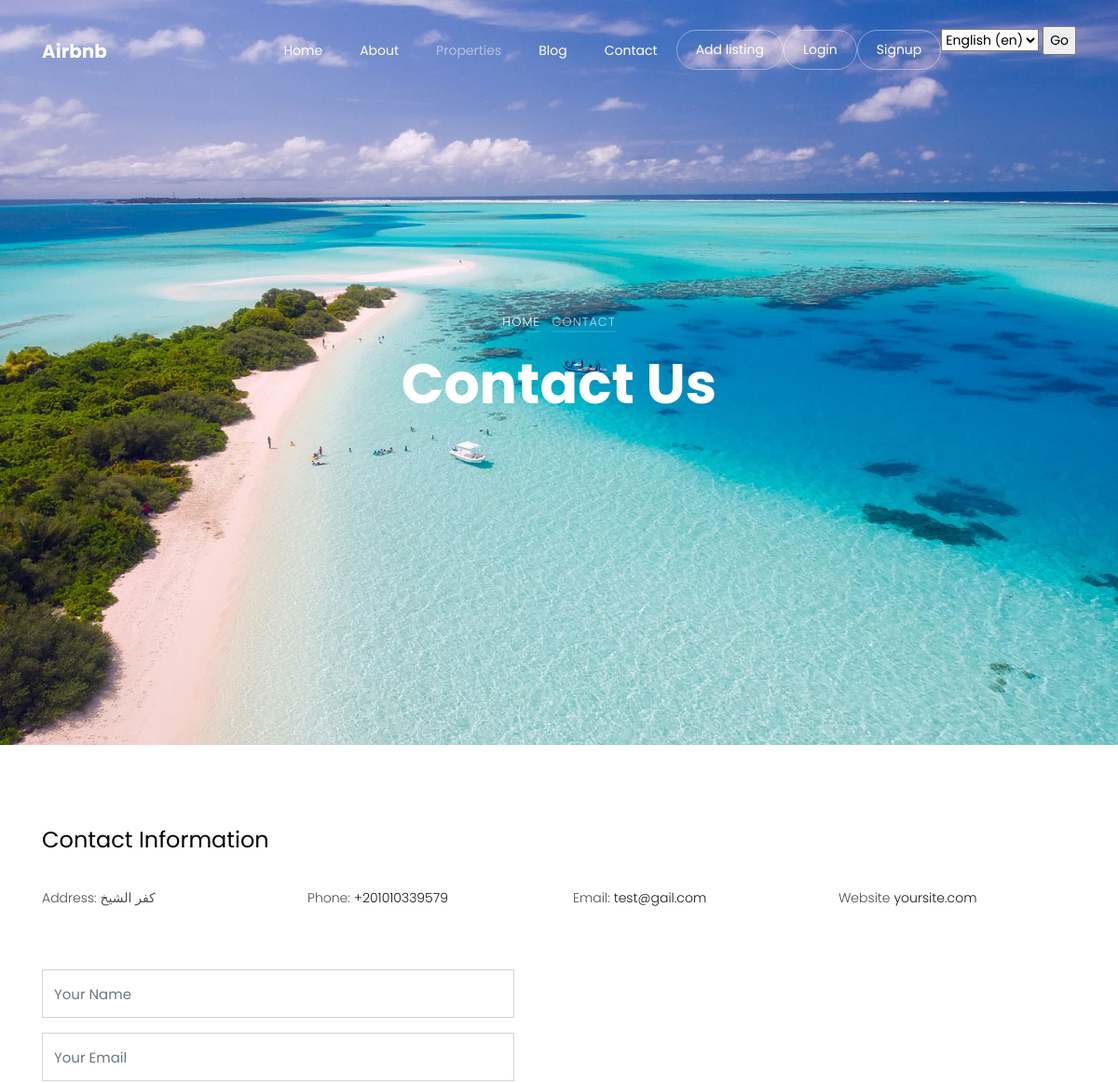
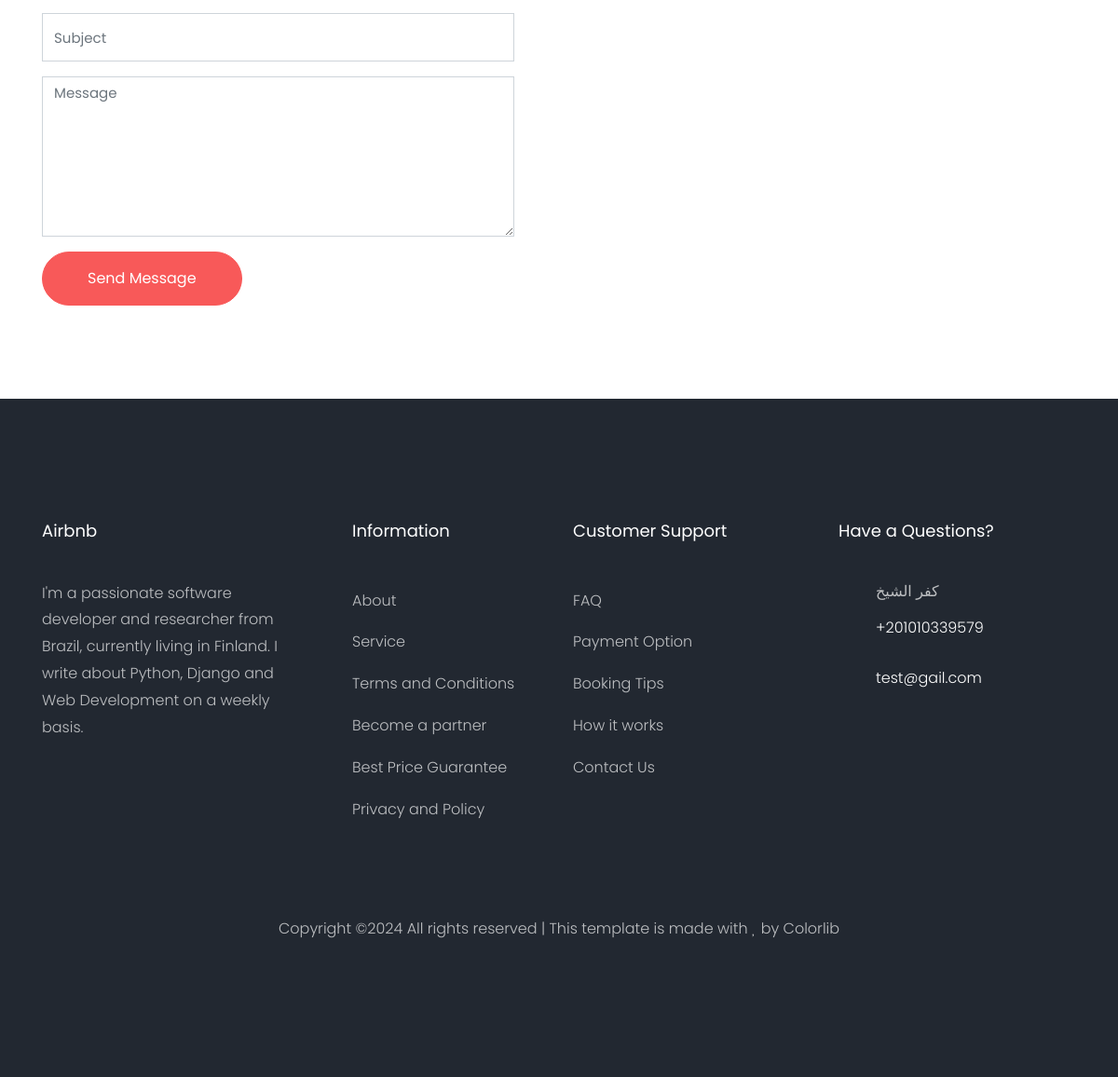
Page /contact-us on the committed database (2 pictures, top to bottom).
### settings/models.py (models this page shows, shortened)
class Settings(models.Model):
    site_name = models.CharField(max_length=50)
    logo = models.ImageField(upload_to='settings/')
    phone = models.CharField(max_length=20)
    email = models.EmailField(max_length=254)
    description = models.TextField(max_length=300)
    fb_link  = models.URLField( max_length=200)
    twitter_link  = models.URLField( max_length=200)
    instagram_link  = models.URLField( max_length=200)
    address = models.CharField(max_length=100)

### settings/views.py (the view)
# urls.py: path('contact-us',contact_us,name='contact_us'),
def contact_us(request):
    site_info = Settings.objects.last()
    if request.method == 'POST':
        subject = request.POST['subject']
        name = request.POST['name']
        email = request.POST['email']
        message = request.POST['message']
        send_mail_task.delay(subject ,name ,message,email)
    return render(request,'settings/contact.html',{'site_info':site_info})

### settings/templates/settings/contact.html (shortened to what this page needs)
{% extends 'base.html' %}
{% load static %}
{% block body %}
<div class="hero-wrap js-fullheight" style="background-image: url({% static 'images/bg_2.jpg' %});">
    <div class="container">
        <div class="row no-gutters slider-text js-fullheight align-items-center justify-content-center"
            data-scrollax-parent="true">
            <div class="col-md-9 ftco-animate text-center" data-scrollax=" properties: { translateY: '70%' }">
                <p class="breadcrumbs" data-scrollax="properties: { translateY: '30%', opacity: 1.6 }"><span
                        class="mr-2"><a href="index.html">Home</a></span> <span>Contact</span></p>
                <h1 class="mb-3 bread" data-scrollax="properties: { translateY: '30%', opacity: 1.6 }">Contact Us</h1>
            </div>
        </div>
    </div>
</div>
<section class="ftco-section contact-section ftco-degree-bg">
    <div class="container">
        <div class="row d-flex mb-5 contact-info">
            <div class="col-md-12 mb-4">
                <h2 class="h4">Contact Information</h2>
            </div>
            <div class="col-md-3">
                <p><span>Address:</span> {{site_info.address}}</p>
            </div>
            <div class="col-md-3">
                <p><span>Phone:</span> <a href="tel://1234567920"> {{site_info.phone}}</a></p>
            </div>
            <div class="col-md-3">
                <p><span>Email:</span> <a href="mailto:info@yoursite.com">{{site_info.email}}</a></p>
            </div>
            <div class="col-md-3">
                <p><span>Website</span> <a href="#">yoursite.com</a></p>
            </div>
        </div>
        <div class="row block-9">
            <div class="col-md-6 pr-md-5">
                <form method ="post">
                    <div class="form-group">
                        <input type="text" class="form-control" name='name' placeholder="Your Name">
                    </div>
                    <div class="form-group">
                        <input type="text" class="form-control" name='email' placeholder="Your Email">
                    </div>
                    <div class="form-group">
                        <input type="text" class="form-control" name='subject' placeholder="Subject">
                    </div>
                    <div class="form-group">
                        <textarea name="message"  cols="30" rows="7" class="form-control"
                            placeholder="Message"></textarea>
                    </div>
                    <div class="form-group">
                        <input type="submit" value="Send Message" class="btn btn-primary py-3 px-5">
                    </div>
                </form>
            </div>
        </div>
    </div>
</section>
{% endblock body %}

### templates/base.html (shortened to what this page needs)
{% load static %}
{% load i18n %}
<!DOCTYPE html>
<html lang="en">
  <head>
    <link rel="stylesheet" href="{% static 'css/open-iconic-bootstrap.min.css' %}">
    <link rel="stylesheet" href="{% static 'css/animate.css' %}">
    <link rel="stylesheet" href="{% static 'css/owl.carousel.min.css' %}">
    <link rel="stylesheet" href="{% static 'css/owl.theme.default.min.css' %}">
    <link rel="stylesheet" href="{% static 'css/magnific-popup.css' %}">
    <link rel="stylesheet" href="{% static 'css/aos.css' %}">
    <link rel="stylesheet" href="{% static 'css/ionicons.min.css' %}">
    <link rel="stylesheet" href="{% static 'css/bootstrap-datepicker.css' %}">
    <link rel="stylesheet" href="{% static 'css/jquery.timepicker.css' %}">
    <link rel="stylesheet" href="{% static 'css/flaticon.css' %}">
    <link rel="stylesheet" href="{% static 'css/icomoon.css' %}">
    <link rel="stylesheet" href="{% static 'css/style.css' %}">
  </head>
  <body>
  <nav class="navbar navbar-expand-lg navbar-dark ftco_navbar bg-dark ftco-navbar-light" id="ftco-navbar">
    <div class="container">
      <a class="navbar-brand" href="/">{{myfooter.site_name}}</a>
      <div class="collapse navbar-collapse" id="ftco-nav">
        <ul class="navbar-nav ml-auto">
          <li class="nav-item"><a href="/" class="nav-link">Home</a></li>
          <li class="nav-item"><a href="{% url 'about:about'%}" class="nav-link">{% translate "About" %}</a></li>
          <li class="nav-item active"><a href="{% url 'property:property_list'%}" class="nav-link">{% translate "Properties" %}</a></li>
          <li class="nav-item"><a href="{% url 'blog:post_list' %}" class="nav-link">{% translate "Blog" %}</a></li>
          <li class="nav-item"><a href="{% url 'home:contact_us'%}" class="nav-link">{% translate "Contact" %}</a></li>
          <li class="nav-item cta"><a href="contact.html" class="nav-link"><span>Add listing</span></a></li>
          {% if request.user.is_authenticated %}
            <li class="nav-item cta"><a href="{% url 'accounts:profile'%}" class="nav-link">Profile</a></li>
          {% else %}
           <li class="nav-item cta"><a href="{% url 'login' %}" class="nav-link">Login</a></li>
           <li class="nav-item cta"><a href="{% url 'accounts:signup' %}" class="nav-link">Signup</a></li>
          {% endif %}
          <form action="{% url 'set_language' %}" method="post">{% csrf_token %}
            <select name="language">
                {% get_current_language as LANGUAGE_CODE %}
                {% get_available_languages as LANGUAGES %}
                {% get_language_info_list for LANGUAGES as languages %}
                {% for language in languages %}
                    <option value="{{ language.code }}"{% if language.code == LANGUAGE_CODE %} selected{% endif %}>
                        {{ language.name_local }} ({{ language.code }})
                    </option>
                {% endfor %}
            </select>
            <input type="submit" value="Go">
        </form>
        </ul>
      </div>
    </div>
  </nav>
  {% block body %}
  {% endblock body %}
    <footer class="ftco-footer ftco-bg-dark ftco-section">
      <div class="container">
        <div class="row mb-5">
          <div class="col-md">
            <div class="ftco-footer-widget mb-4">
              <h2 class="ftco-heading-2">{{myfooter.site_name}}</h2>
              <p>{{myfooter.description}}</p>
              <ul class="ftco-footer-social list-unstyled float-md-left float-lft mt-5">
              </ul>
            </div>
          </div>
          <div class="col-md">
            <div class="ftco-footer-widget mb-4 ml-md-5">
              <h2 class="ftco-heading-2">Information</h2>
              <ul class="list-unstyled">
                <li><a href="#" class="py-2 d-block">About</a></li>
                <li><a href="#" class="py-2 d-block">Service</a></li>
                <li><a href="#" class="py-2 d-block">Terms and Conditions</a></li>
                <li><a href="#" class="py-2 d-block">Become a partner</a></li>
                <li><a href="#" class="py-2 d-block">Best Price Guarantee</a></li>
                <li><a href="#" class="py-2 d-block">Privacy and Policy</a></li>
              </ul>
            </div>
          </div>
          <div class="col-md">
             <div class="ftco-footer-widget mb-4">
              <h2 class="ftco-heading-2">Customer Support</h2>
              <ul class="list-unstyled">
                <li><a href="#" class="py-2 d-block">FAQ</a></li>
                <li><a href="#" class="py-2 d-block">Payment Option</a></li>
                <li><a href="#" class="py-2 d-block">Booking Tips</a></li>
                <li><a href="#" class="py-2 d-block">How it works</a></li>
                <li><a href="#" class="py-2 d-block">Contact Us</a></li>
              </ul>
            </div>
          </div>
          <div class="col-md">
            <div class="ftco-footer-widget mb-4">
            	<h2 class="ftco-heading-2">Have a Questions?</h2>
            	<div class="block-23 mb-3">
	              <ul>
	                <li><span class="icon icon-map-marker"></span><span class="text">{{myfooter.address}}</span></li>
	                <li><a href="#"><span class="icon icon-phone"></span><span class="text">{{myfooter.phone}}</span></a></li>
	                <li><a href="#"><span class="icon icon-envelope"></span><span class="text">{{myfooter.email}}</span></a></li>
	              </ul>
	            </div>
            </div>
          </div>
        </div>
        <div class="row">
          <div class="col-md-12 text-center">
            <p>
  Copyright &copy;<script>document.write(new Date().getFullYear());</script> All rights reserved | This template is made with <i class="icon-heart" aria-hidden="true"></i> by <a href="https://colorlib.com" target="_blank">Colorlib</a>
  </p>
          </div>
        </div>
      </div>
    </footer>
  </body>
  <link href="https://cdnjs.com/libraries/Chart.js" rel="stylesheet">
</html>

### static/css/icomoon.css (style rules this page uses)
[class^="icon-"], [class*=" icon-"] { font-family: 'icomoon' !important; speak: none; font-style: normal; font-weight: normal; font-variant: normal; text-transform: none; line-height: 1; -webkit-font-smoothing: antialiased; -moz-osx-font-smoothing: grayscale; }
.icon-heart:before { content: "\f004"; }
.icon-map-marker:before { content: "\f041"; }
.icon-phone:before { content: "\f095"; }
.icon-envelope:before { content: "\f0e0"; }

### rows in the picture
Settings: site_name "Airbnb", address "كفر الشيخ", phone "+201010339579", email "test@gail.com", description "I'm a passionate software developer and researcher from Brazil, currently living in Finland. I write about Python, Django and Web Development on a weekly basis."

### other values in the picture
form field language "English (en)"
